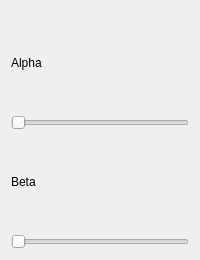
                <widget class="QWidget" name="normalize">
                 <layout class="QVBoxLayout" name="verticalLayout_38">
                  <item>
                   <layout class="QVBoxLayout" name="normal_layout">
                    <property name="spacing">
                     <number>45</number>
                    </property>
                    <property name="topMargin">
                     <number>45</number>
                    </property>
                    <item>
                     <widget class="QLabel" name="label_26">
                      <property name="text">
                       <string>Alpha</string>
                      </property>
                     </widget>
                    </item>
                    <item>
                     <widget class="QSlider" name="alpha_value">
                      <property name="maximum">
                       <number>1</number>
                      </property>
                      <property name="orientation">
                       <enum>Qt::Horizontal</enum>
                      </property>
                     </widget>
                    </item>
                    <item>
                     <widget class="QLabel" name="label_27">
                      <property name="text">
                       <string>Beta</string>
                      </property>
                     </widget>
                    </item>
                    <item>
                     <widget class="QSlider" name="beta_value">
                      <property name="maximum">
                       <number>1</number>
                      </property>
                      <property name="orientation">
                       <enum>Qt::Horizontal</enum>
                      </property>
                     </widget>
                    </item>
                   </layout>
                  </item>
                 </layout>
                </widget>
